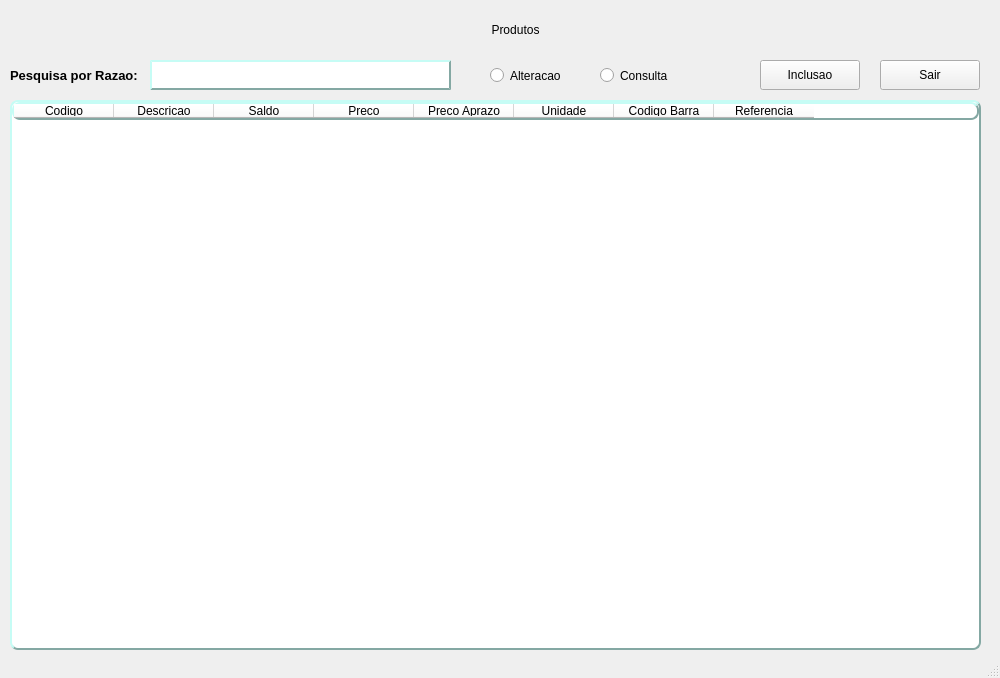
<?xml version="1.0" encoding="UTF-8"?>
<ui version="4.0">
 <class>MainWindow</class>
 <widget class="QMainWindow" name="MainWindow">
  <property name="geometry">
   <rect>
    <x>0</x>
    <y>0</y>
    <width>1000</width>
    <height>678</height>
   </rect>
  </property>
  <property name="windowTitle">
   <string>MainWindow</string>
  </property>
  <property name="styleSheet">
   <string notr="true"/>
  </property>
  <widget class="QWidget" name="centralwidget">
   <widget class="QTableWidget" name="tableWidget">
    <property name="geometry">
     <rect>
      <x>10</x>
      <y>100</y>
      <width>971</width>
      <height>550</height>
     </rect>
    </property>
    <property name="styleSheet">
     <string notr="true">background-color: rgb(255, 255, 255);
border-color: rgb(132, 168, 163);
border-style: Outset;
border-width: 2px;
border-radius: 8px;


</string>
    </property>
    <attribute name="horizontalHeaderVisible">
     <bool>true</bool>
    </attribute>
    <attribute name="horizontalHeaderCascadingSectionResizes">
     <bool>false</bool>
    </attribute>
    <attribute name="verticalHeaderCascadingSectionResizes">
     <bool>true</bool>
    </attribute>
    <column>
     <property name="text">
      <string notr="true">Codigo</string>
     </property>
    </column>
    <column>
     <property name="text">
      <string>Descricao</string>
     </property>
    </column>
    <column>
     <property name="text">
      <string>Saldo</string>
     </property>
    </column>
    <column>
     <property name="text">
      <string>Preco</string>
     </property>
    </column>
    <column>
     <property name="text">
      <string>Preco Aprazo</string>
     </property>
    </column>
    <column>
     <property name="text">
      <string>Unidade</string>
     </property>
    </column>
    <column>
     <property name="text">
      <string>Codigo Barra</string>
     </property>
    </column>
    <column>
     <property name="text">
      <string>Referencia</string>
     </property>
    </column>
   </widget>
   <widget class="QLabel" name="tit_produto">
    <property name="geometry">
     <rect>
      <x>380</x>
      <y>10</y>
      <width>271</width>
      <height>40</height>
     </rect>
    </property>
    <property name="styleSheet">
     <string notr="true">font: 87 16pt &quot;Arial Black&quot;;</string>
    </property>
    <property name="text">
     <string>Produtos</string>
    </property>
    <property name="alignment">
     <set>Qt::AlignCenter</set>
    </property>
   </widget>
   <widget class="QLabel" name="label_pesquisa">
    <property name="geometry">
     <rect>
      <x>10</x>
      <y>60</y>
      <width>130</width>
      <height>30</height>
     </rect>
    </property>
    <property name="sizePolicy">
     <sizepolicy hsizetype="Maximum" vsizetype="Preferred">
      <horstretch>0</horstretch>
      <verstretch>0</verstretch>
     </sizepolicy>
    </property>
    <property name="font">
     <font>
      <family>Arial</family>
      <pointsize>10</pointsize>
      <italic>false</italic>
      <bold>true</bold>
     </font>
    </property>
    <property name="styleSheet">
     <string notr="true"/>
    </property>
    <property name="text">
     <string>Pesquisa por Razao:</string>
    </property>
   </widget>
   <widget class="QLineEdit" name="pesquisa">
    <property name="geometry">
     <rect>
      <x>150</x>
      <y>60</y>
      <width>301</width>
      <height>30</height>
     </rect>
    </property>
    <property name="styleSheet">
     <string notr="true">background-color: rgb(255, 255, 255);
border-color: rgb(132, 168, 163);
border-style: Outset;
border-width: 2px;
border-radius: 0px;


</string>
    </property>
    <property name="maxLength">
     <number>40</number>
    </property>
   </widget>
   <widget class="QPushButton" name="bt_inclusao">
    <property name="geometry">
     <rect>
      <x>760</x>
      <y>60</y>
      <width>100</width>
      <height>30</height>
     </rect>
    </property>
    <property name="styleSheet">
     <string notr="true"/>
    </property>
    <property name="text">
     <string>Inclusao</string>
    </property>
   </widget>
   <widget class="QRadioButton" name="rb_alteracao">
    <property name="geometry">
     <rect>
      <x>490</x>
      <y>60</y>
      <width>90</width>
      <height>31</height>
     </rect>
    </property>
    <property name="styleSheet">
     <string notr="true"/>
    </property>
    <property name="text">
     <string>Alteracao</string>
    </property>
   </widget>
   <widget class="QRadioButton" name="rb_consulta">
    <property name="geometry">
     <rect>
      <x>600</x>
      <y>60</y>
      <width>90</width>
      <height>31</height>
     </rect>
    </property>
    <property name="styleSheet">
     <string notr="true"/>
    </property>
    <property name="text">
     <string>Consulta</string>
    </property>
   </widget>
   <widget class="QPushButton" name="bt_sair">
    <property name="geometry">
     <rect>
      <x>880</x>
      <y>60</y>
      <width>100</width>
      <height>30</height>
     </rect>
    </property>
    <property name="styleSheet">
     <string notr="true"/>
    </property>
    <property name="text">
     <string>Sair</string>
    </property>
   </widget>
  </widget>
  <widget class="QStatusBar" name="statusBar"/>
 </widget>
 <resources/>
 <connections/>
</ui>
